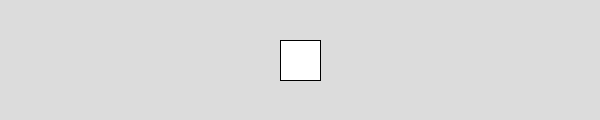
Frame 1 (no input)
Frame 60 (the mouse pressed at the canvas centre just before this capture): identical to frame 1, image omitted
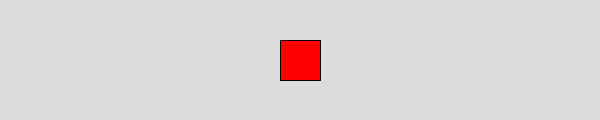
Frame 120 (the mouse held since frame 60 and released just before this capture)

The Processing sketch that drew these frames (run headless with seeded random() and noise(); from frame 60 on, the mouse is pressed at the canvas centre):

// Processing sketch: ex11_and_or
// ── ex11_and_or.pde
void setup() {
  size(600, 120);
}

void draw() {
  background(220);
    rectMode(CENTER);

    //
    //
    if ((mouseX  > width/2 - 20) && (mouseX < width/2 + 20) && (mouseY > height / 2 - 20) && (mouseY < height/2 + 20)){
        fill(255,0,0);
    }
    else{
        fill(255);
    }
    rect(width/2, height/2, 40,40);
}
